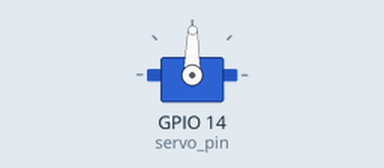
The program below on a simulated Raspberry Pi (BCM pin numbers). Parts: servo. Servo angles are drawn from the pulse width (0.5 ms = 0°, 2.5 ms = 180°).

Above: at 0.05 s.
At 1.5 s:
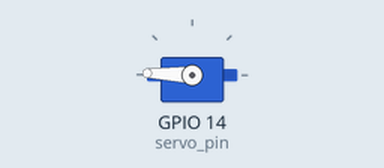
At 3.0 s:
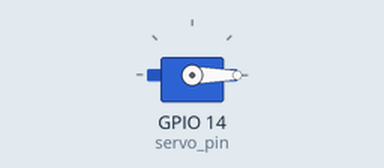
Timing chart, 0 to 6.9 s (numbered marks = the images above):
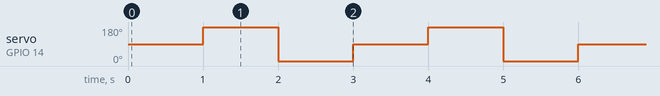

Measured:
- by itself, servo on GPIO 14 (servo_pin): repeats every 3.0 s: 0° 1.0 s, 89° 1.0 s, 178° 1.0 s

The program:

PWM_Servo.py
```python
import RPi.GPIO as GPIO
import time

servo_pin = 14

GPIO.setmode(GPIO.BCM)

GPIO.setup(servo_pin, GPIO.OUT)

p = GPIO.PWM(servo_pin,50)
p.start(0)

def move_angle(angle):
    dc = angle*0.055 + 2.5
    p.ChangeDutyCycle(dc)


try:
    while True:
        # p.ChangeDutyCycle(7.5) # 90도
        # time.sleep(1)
        # p.ChangeDutyCycle(12.5) # 180도
        # time.sleep(1)
        # p.ChangeDutyCycle(2.5) # 0도
        # time.sleep(1)

        # 각도로 서보모터 제어하기
        # 각도 -> 듀티비 계산 후 ChangeDutyCycle() 호출

        move_angle(90)
        time.sleep(1)
        move_angle(180)
        time.sleep(1)
        move_angle(0)
        time.sleep(1)

except KeyboardInterrupt:
    pass


p.stop()
GPIO.cleanup()
```
